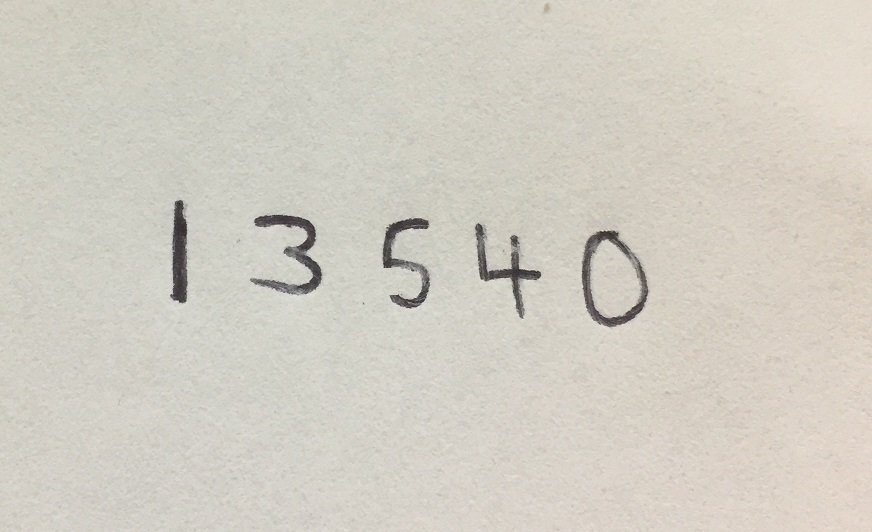
#> input picture aulas/vision/db_aulas/Códigos/digitos/numbers.jpg, 872 x 532 px, found by its file name
$ python identificar_elementos.py   (older library calls are emulated)
#> lines starting #> are read from the running program, lines starting #| are printed output that depends on the picture; after the words box and inside, x2 and y2 are one past the last pixel; in counts of white or black regions, pixels touching at a corner belong together
import cv2
import numpy as np

image = cv2.imread('../db_aulas/Imagens/numbers.jpg')
#> image is the input picture: shape (532, 872, 3); mean B, G, R 195.2, 205.6, 209.7
gray = cv2.cvtColor(image, cv2.COLOR_BGR2GRAY)
cv2.imshow('Original', image)
cv2.waitKey(0)

cv2.imshow('Gray', gray)
cv2.waitKey(0)

(_, cnts, hierarquia) = cv2.findContours(gray, cv2.RETR_EXTERNAL, cv2.CHAIN_APPROX_SIMPLE)
#> cnts = [[[0, 0], [0, 531], [871, 531], [871, 0]]]
clone = image.copy()
cv2.drawContours(clone, cnts, -1, (0,255,0), 2)
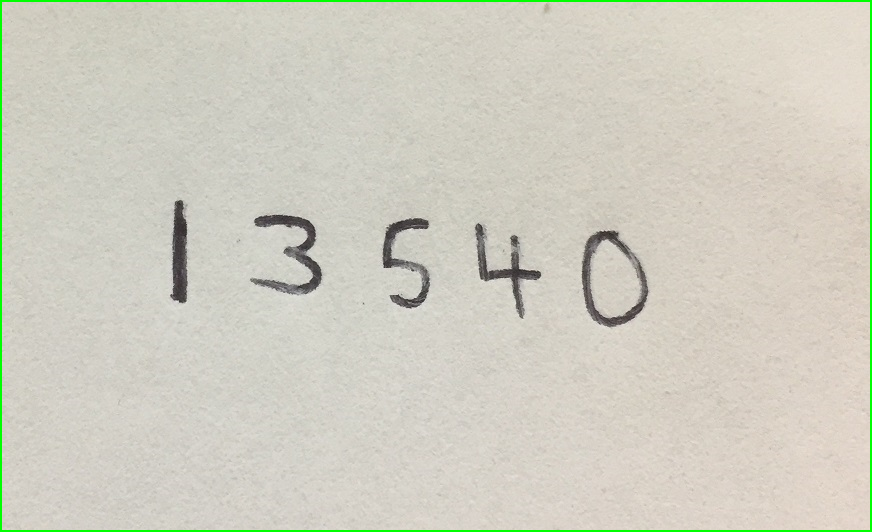
#> clone: shape (532, 872, 3); 1.21% of pixels changed, all inside (x1, y1, x2, y2) = (0, 0, 872, 532)
print("found %d countours" %(len(cnts)))
#| found 1 countours
cv2.imshow("all contours", clone)
cv2.waitKey(0)

clone = image.copy()
for i in range(len(cnts)):
    print("desenhando contorno "+str(i))
    cv2.drawContours(clone, cnts, i, (0,255,0),2)
    cv2.imshow("Contorno Sozinho", clone)
    cv2.waitKey(0)
#> this loop made 1 pass
#| desenhando contorno 0

for i in range(len(cnts)):
    mask = np.zeros(gray.shape, dtype="uint8")
    cv2.drawContours(mask, [cnts[i]],-1,255,-1)
    print("found {}".format(i))
    cv2.imshow("Image", image)
    cv2.imshow("Mask", mask)
    cv2.imshow("Image+Mask", cv2.bitwise_and(image,image,mask=mask))
    cv2.waitKey(0)

clone = image.copy()
for c in cnts:
    (x,y,w,h) = cv2.boundingRect(c)
    cv2.rectangle(clone, (x,y), (x+w, y+h), (0, 255,0), 2)
#> this loop made 1 pass
#> (c, x, y, w, h) on pass 1: ([[0, 0], [0, 531], [871, 531], [871, 0]], 0, 0, 872, 532)
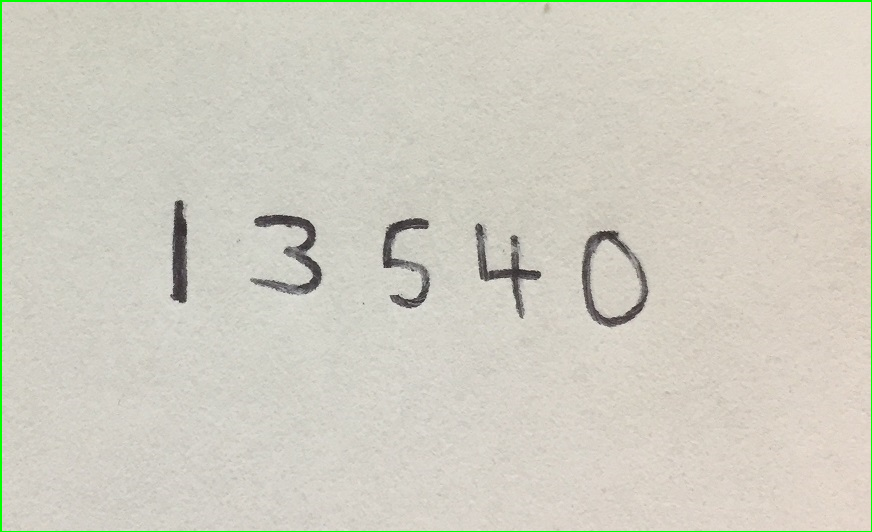
#> clone: shape (532, 872, 3); 0.91% of pixels changed, all inside (x1, y1, x2, y2) = (0, 0, 872, 532)
cv2.imshow("Bounding Boxes", clone)
cv2.waitKey(0)
